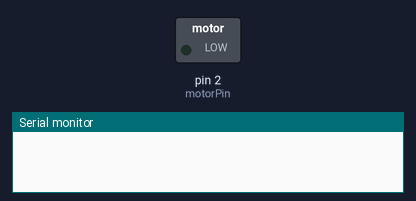
A sketch run on a simulated Arduino Uno, built with avr-gcc and run on an emulated ATmega328P. On the bench: switched loads named in the sketch (green lamp = pin HIGH), the last lines printed to the serial monitor.

Above: at 0.1 s.
At 1.1 s:
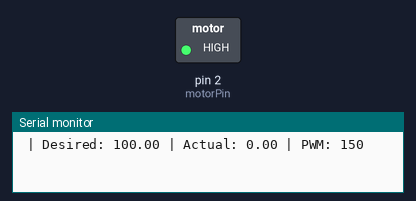
Timing chart, 0 to 2.6 s (numbered marks = the images above):
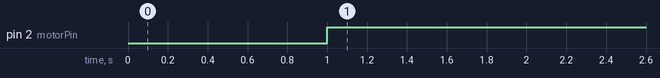

Measured:
- by itself, pin 2 (motorPin): LOW → HIGH at 1.0 s

The sketch:

motor_P.ino
```cpp
// ----------- P CONTROLLER FOR SPEED -----------
const int motorPin = 2 ;  // PWM pin connected to motor driver input
const int motorDir = 3 ;  // PWM pin connected to motor driver input
const int encoderAPin = 18;  // Encoder signal pin
const int encoderBPin = 19;  // Encoder signal pin

volatile long encoderCount = 0;
unsigned long lastTime = 0;
float actualRPM = 0;
float desiredRPM = 100;  // Target speed
float Kp = 1.5;          // Proportional gain
int pwmOutput = 0;

void encoderISR() {
  encoderCount++;
}

void setup() {
  Serial.begin(115200);
  pinMode(motorPin, OUTPUT);
  pinMode(encoderAPin, INPUT_PULLUP);
  attachInterrupt(digitalPinToInterrupt(encoderAPin), encoderISR, RISING);
}

void loop() {
  //analogWrite(motorPin, 255);
  //digitalWrite(motorPin, 30);
  //Serial.println(encoderCount/793.0);
  unsigned long currentTime = millis();

  if (currentTime - lastTime >= 1000) { // Every 100ms = 0.1s
    // ---- Calculate RPM ----
    noInterrupts();
    long count = encoderCount;
    encoderCount = 0;
    interrupts();
    actualRPM = ( (float) count/870.0)*60; // Example: 20 pulses per rev
    //Serial.println(actualRPM);
    //Serial.println(count);

        // ---- Error ----
    float error = desiredRPM - actualRPM;

   //---- P Control ----

    pwmOutput = Kp * error;

    // ---- Limit PWM ----
    pwmOutput = constrain(pwmOutput, 0, 255);

    // ---- Apply PWM ----
    analogWrite(motorPin, pwmOutput);

//    ---- Debug ----
    Serial.print(" | Desired: "); Serial.print(desiredRPM);
    Serial.print(" | Actual: ");
    Serial.print(actualRPM);
    Serial.print(" | PWM: "); Serial.println(pwmOutput);
  lastTime = currentTime;
  }
  // if(currentTime - lastTime >= 100){
  //       // ---- Error ----
  //   float error = desiredRPM - actualRPM;

  //   //---- P Control ----
  //   pwmOutput = Kp * error;

  //   // ---- Limit PWM ----
  //   pwmOutput = constrain(pwmOutput, 0, 255);

  //   // ---- Apply PWM ----
  //   analogWrite(motorPin, pwmOutput);

  //   // ---- Debug ----
  //   Serial.print("Desired: "); Serial.print(desiredRPM);
  //   Serial.print(" | Actual: "); Serial.print(actualRPM);
  //   Serial.print(" | PWM: "); Serial.println(pwmOutput);
  //}
}
```
